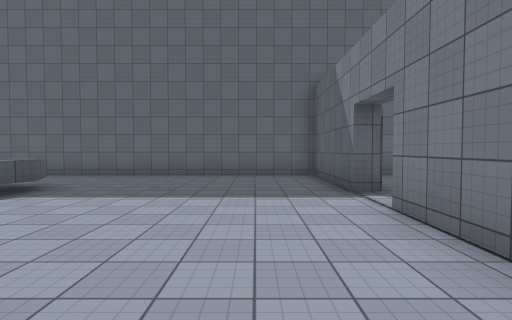
[1] (above)

21 first-person views from a walk through a 3-D level made in the Unity game engine. The camera is 1.5 m above the floor, tilts 2° down and sees 80° across. The floor is counted in squares, 2 m on a side. Each view is taken from the middle of a square. On the plan, view 1 faces up. The plan holds only what a view shows up to about 10 squares ahead; the rest is blank. Surface patterns are stand-ins for the level's own textures.

[2]
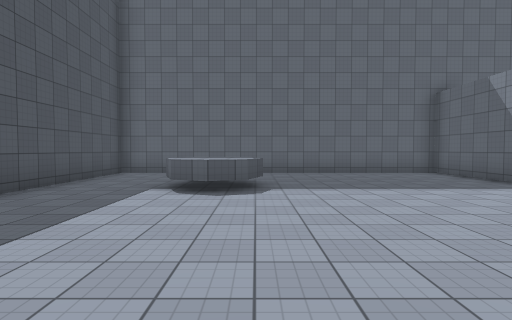

[3]
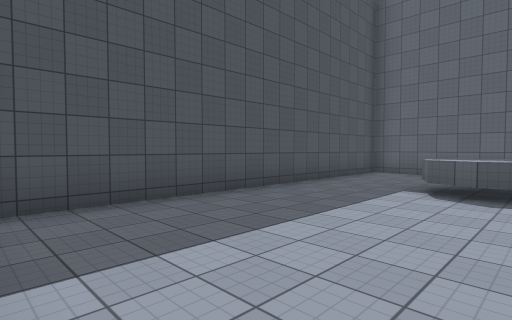

[4]
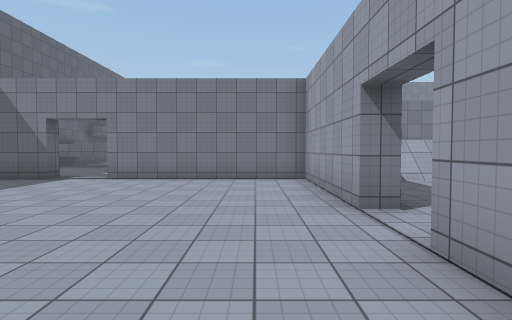

[5]
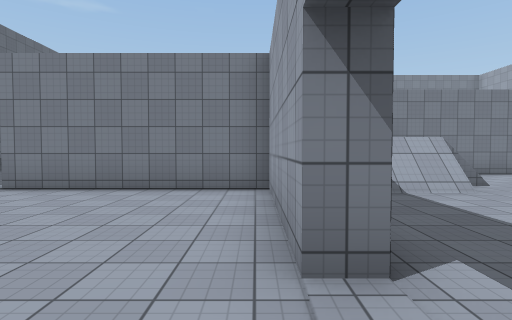

[6]
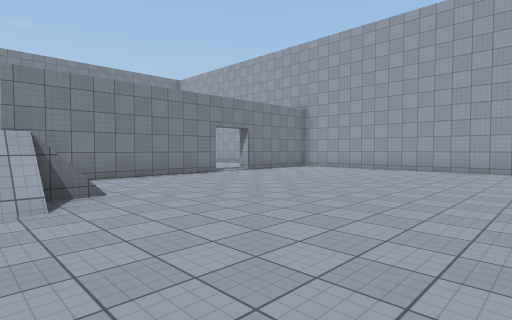

[7]
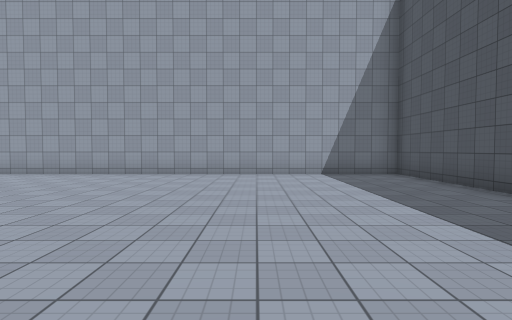

[8]
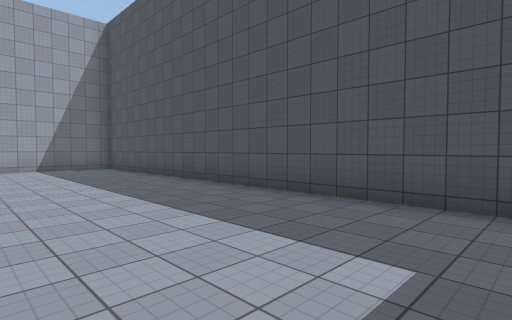

[9]
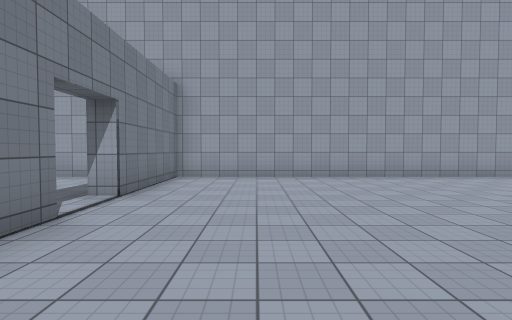

[10]
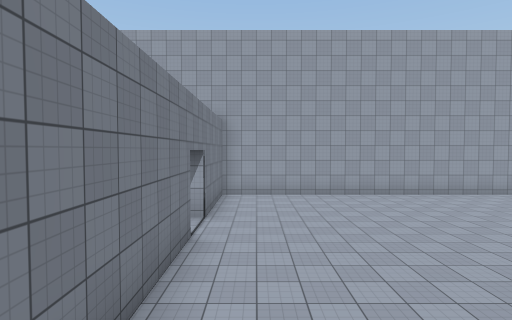

[11]
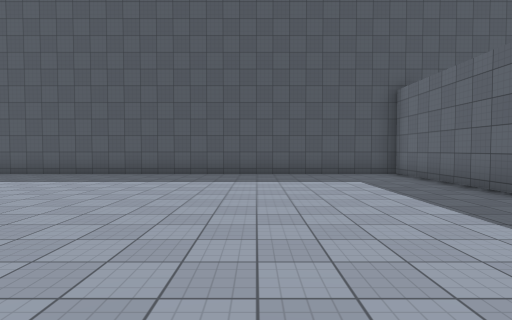

[12]
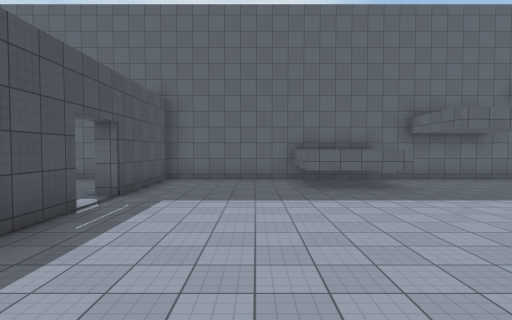

[13]
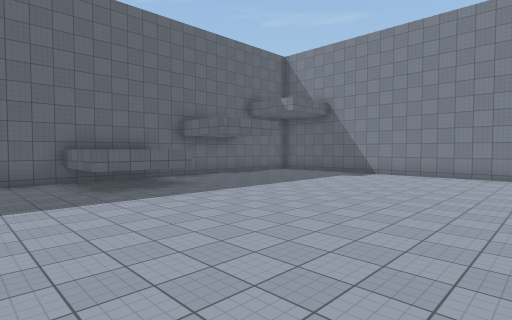

[14]
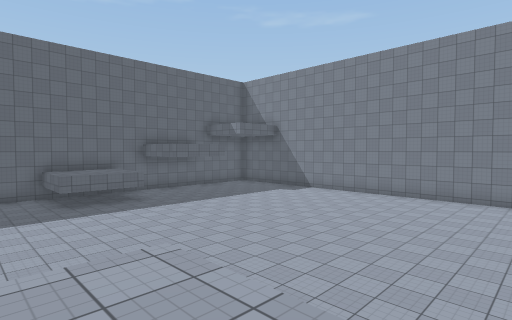

[15]
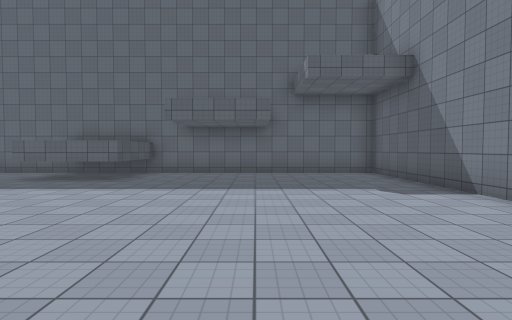

[16]
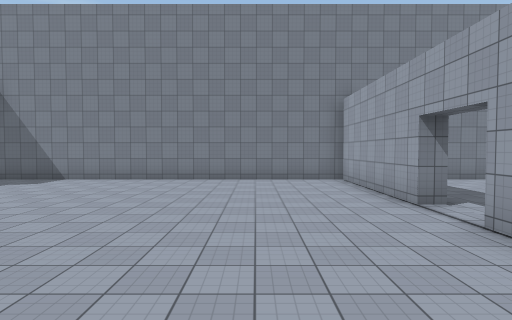

[17]
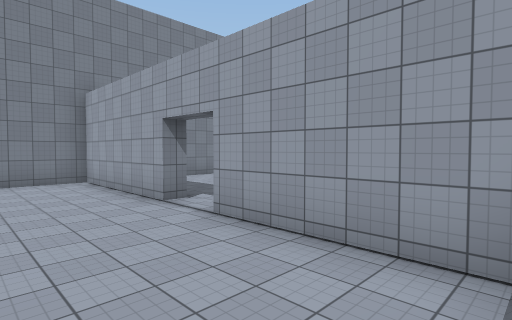

[18]
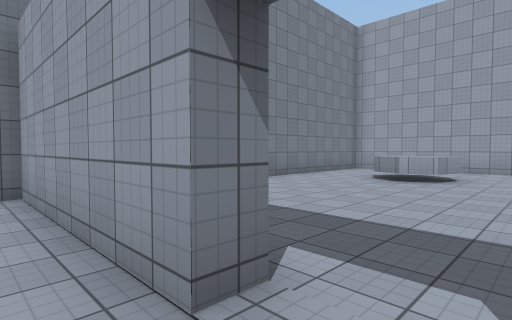

[19]
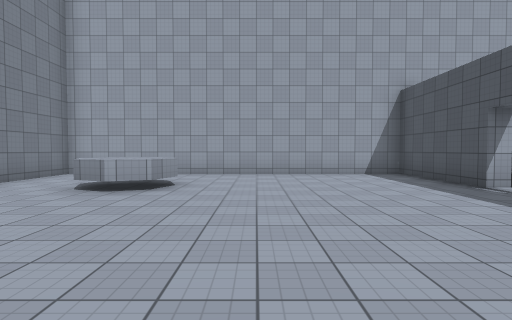

[20]
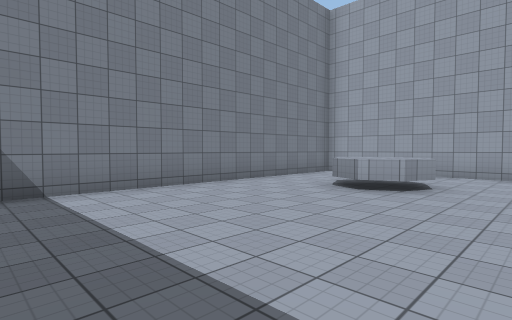

[21]
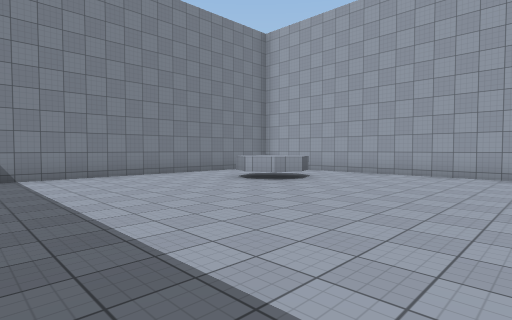

### Floor plan
Key: @ floor where view 1 was taken; # wall or solid block; x gap in a wall; . main floor; : floor 2 m higher than the main floor; / step, stairs or slope; ^ raised ledge.
Columns run from 9 left of view 1 to 16 right of it. Each row starts with its distance up from view 1.
  9 ##########################
  8 #..........#....^ #......#
  7 #..........#....^^.......#
  6 #...^......#.............#
  5 #...^^.....x.............#
  4 #..........x.............#
  3 #..........#.............#
  2 #..........#.............#
  1 #..........#.............#
  0 #........@.#  ...........#
 -1 #..........# //..........#
 -2 ######.##### ::/.........#
 -3 #..........  :: .........#
 -4 #........../ : /.........#
 -5 #........../ //####..#####
 -6 #..............#.........#
 -7 #..............#.........#
 -8 #..............#.........#
 -9 #..............#.........#
-10 #..............#.........#
-11 #.............#..........#
-12 #..............#.....^^..#
-13 #..............#.....^^..#
-14 #..............#.........#
-15 #..............#......  .#
-16 ##########################

Where each view was taken, in squares from view 1:
view 1: 0 up, 0 right, facing up
view 2: 1 down, 4 left, facing up
view 3: 1 down, 4 left, facing up-left
view 4: 0 up, 6 left, facing right
view 5: 1 down, 4 left, facing right
view 6: 4 down, 3 left, facing down-right
view 7: 6 down, 4 left, facing down
view 8: 3 down, 4 left, facing down-left
view 9: 7 down, 3 right, facing down
view 10: 5 down, 4 right, facing down
view 11: 6 down, 1 right, facing left
view 12: 1 down, 5 right, facing up
view 13: 1 down, 4 right, facing up-right
view 14: 4 down, 4 right, facing up-right
view 15: 1 down, 12 right, facing up
view 16: 2 down, 6 right, facing right
view 17: 2 down, 6 right, facing down-right
view 18: 4 down, 10 right, facing down-right
view 19: 6 down, 10 right, facing down
view 20: 6 down, 10 right, facing down-right
view 21: 6 down, 7 right, facing down-right
